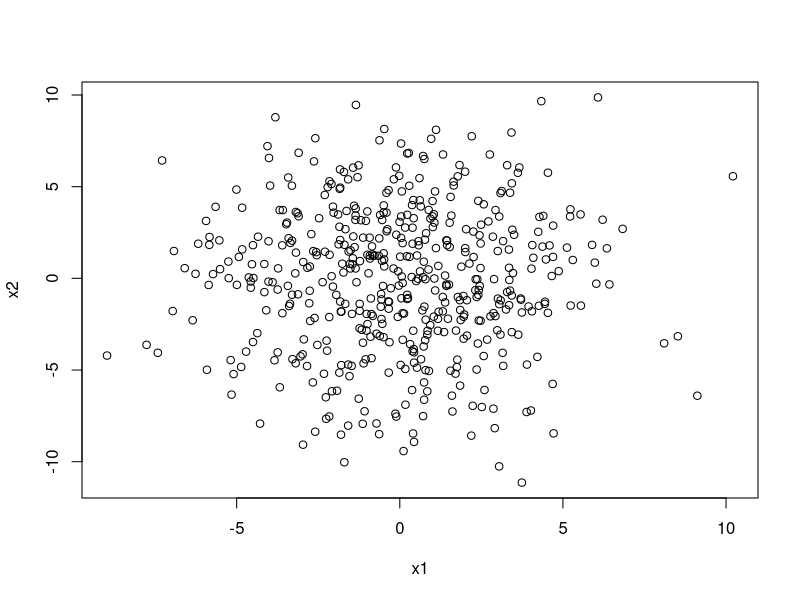
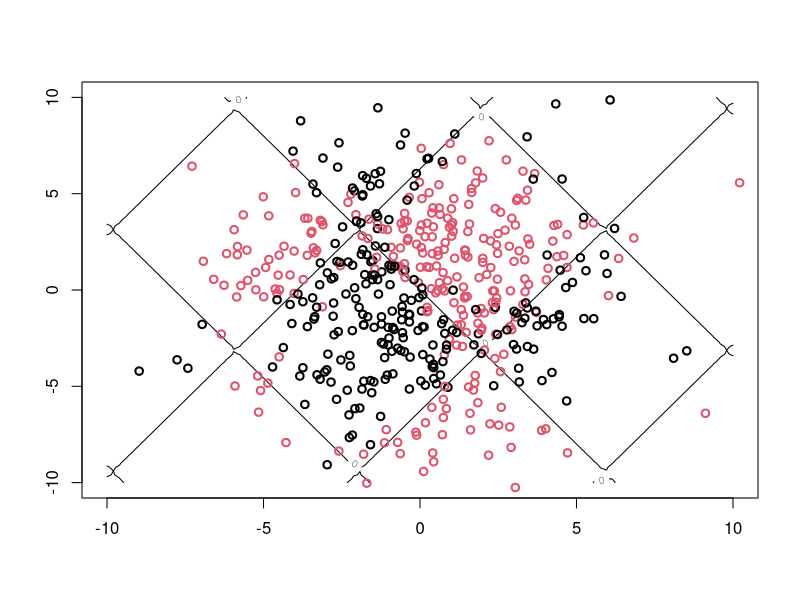

R code for these plots, in order:
# Punto 5
# 1 Generar
#Generacion de inputs y tamano de muestra
N=500
x1=rnorm(N,0,3)
x2=rnorm(N,0,4)
plot(x1,x2) #grafica de inputs
#Definicion de funcion discriminante
a=8 #complejidad en x1
b=5 #complejidad en x2
f_discrim=function(x1,x2){
  f=sin(a*x1/10)+sin(b*x2/10)
  return(f)
}

#Generacion de clases (respuesta)
y=sign(f_discrim(x1,x2)+rnorm(N,0,.4))
#Graficando los datos con fun. discriminante
xx1 <- seq(-10, 10, len = 100)
f=outer(xx1,xx1,f_discrim)
contour(xx1,xx1,f,nlevels=1,xlim=c(-10,10),ylim=c(-10,10))
points(x1,x2,col=y/2+1.5,lwd=2)
x=cbind(x1,x2)
x_train = x[1:350,]
x_test = x[351:N,]
y_train = y[1:350]
y_test = y[351:N]

train = as.data.frame(cbind(x_train, y_train))
colnames(train) = c('X1','X2', 'Y')

test = as.data.frame(cbind(x_test, y_test))
colnames(test) = c('X1','X2', 'Y')

# Rotacion
hh=function(theta){
  mm=matrix(c(cos(theta),-sin(theta),sin(theta),cos(theta)),ncol=2)
  return(mm)}
